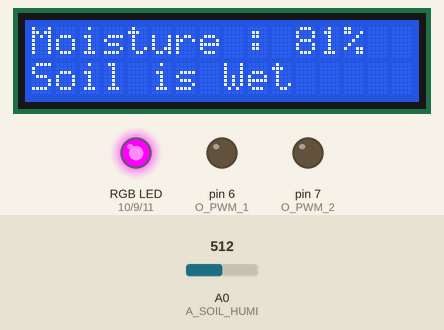
Bench run of a sketch on a simulated Arduino Uno, built with avr-gcc and run on an emulated ATmega328P. On the bench: 16×2 character LCD, an RGB LED mixed from three pins (HIGH = lit), output pins drawn as LEDs (lit = HIGH). The test bench sets the inputs (shaded band); at power-on: A0 (A_SOIL_HUMI) = 512. What the sketch prints to the serial monitor is not drawn.

Above: at 3.2 s.
3.3 s: A0 (A_SOIL_HUMI) set to 872
At 4.9 s:
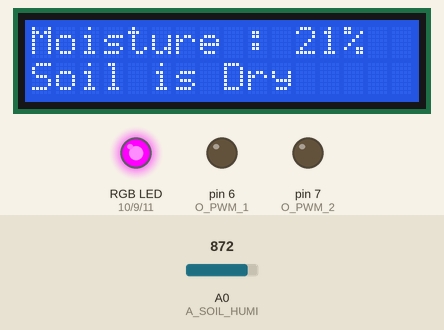
5.6 s: A0 (A_SOIL_HUMI) set to 892
At 7.3 s:
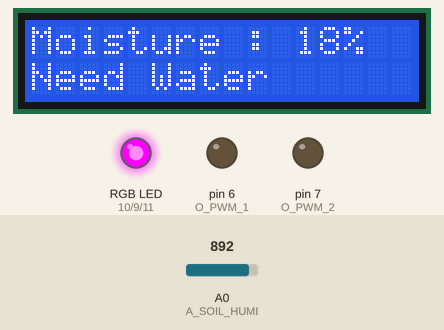
9.7 s: A0 (A_SOIL_HUMI) set to 306
At 13.1 s:
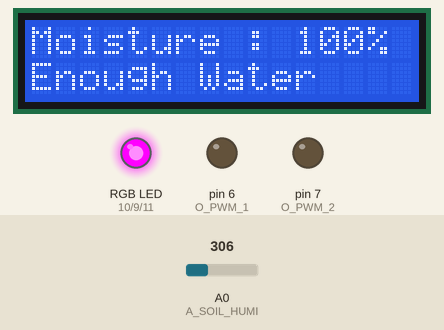
Timing chart, 0 to 14.6 s (numbered marks = the images above; inputs shaded):
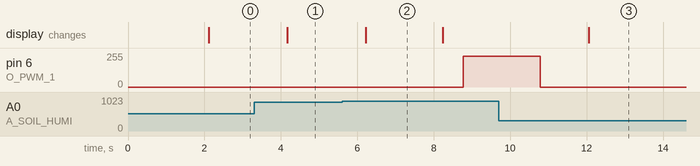

The sketch:

logging.ino
```cpp
#include <LiquidCrystal_I2C.h>

#define A_SOIL_HUMI A0
#define O_RGB_R 10
#define O_RGB_G 9
#define O_RGB_B 11
#define O_PWM_1 6
#define O_PWM_2 7
#define LCD_I2C_ADDR 0x27
#define On_Time 2000

#define PUMP_OFF 0
#define PUMP_START 170
#define PUMP_MAX 230

LiquidCrystal_I2C lcd(LCD_I2C_ADDR, 16, 2);

int soilHumidity;
unsigned long lastLogTime = 0;
const unsigned long LOG_INTERVAL = 30000; // 1분마다 로그 (30초)

void initPin() {
  pinMode(O_RGB_R, OUTPUT);
  pinMode(O_RGB_G, OUTPUT);
  pinMode(O_RGB_B, OUTPUT);
  digitalWrite(O_RGB_R, LOW);
  digitalWrite(O_RGB_G, LOW);
  digitalWrite(O_RGB_B, LOW);
  pinMode(O_PWM_1, OUTPUT);
  pinMode(O_PWM_2, OUTPUT);
  analogWrite(O_PWM_1, 0);
  digitalWrite(O_PWM_2, 0);
}

void introLcd() {
  lcd.print("Planting Kit");
  lcd.setCursor(0, 1);
  lcd.print("Rev4.0");
}

void initLcd() {
  lcd.init();
  lcd.backlight();
  lcd.setCursor(0, 0);
  introLcd();
}

void printLcd() {
  lcd.clear();
  lcd.backlight();
  lcd.setCursor(0, 0);
  lcd.print("Moisture : ");
  lcd.print(soilHumidity);
  lcd.print("%");
  lcd.setCursor(0, 1);
  if (soilHumidity < 20) lcd.print("Need Water");
  else if (soilHumidity < 50) lcd.print("Soil is Dry");
  else if (soilHumidity < 90) lcd.print("Soil is Wet");
  else lcd.print("Enough Water");
}

void calcSoilHumidity() {
  soilHumidity = map(analogRead(A_SOIL_HUMI), 1000, 400, 0, 100);
  if (soilHumidity > 100) soilHumidity = 100;
  else if (soilHumidity < 0) soilHumidity = 0;
}

void writeRGB(bool R, bool G, bool B) {
  digitalWrite(O_RGB_R, R);
  digitalWrite(O_RGB_G, G);
  digitalWrite(O_RGB_B, B);
}

// 데이터 로깅 함수 추가
void logData() {
  unsigned long currentTime = millis();

  // CSV 형식으로 데이터 출력
  Serial.print(currentTime / 1000); // 시간(초)
  Serial.print(",");
  Serial.print(soilHumidity);
  Serial.print(",");
  Serial.print(analogRead(A_SOIL_HUMI)); // 원시 센서값
  Serial.print(",");

  // 상태 출력
  if (soilHumidity < 20) Serial.println("Need Water");
  else if (soilHumidity < 50) Serial.println("Soil is Dry");
  else if (soilHumidity < 90) Serial.println("Soil is Wet");
  else Serial.println("Enough Water");
}

void setup() {
  Serial.begin(9600);
  initPin();
  initLcd();
  delay(2000);
  writeRGB(HIGH, LOW, HIGH);

  // CSV 헤더 출력
  Serial.println("Time(s),Humidity(%),RawValue,Status");
}

void loop() {
  calcSoilHumidity();
  printLcd();

  // 정기적으로 데이터 로깅
  unsigned long currentTime = millis();
  if (currentTime - lastLogTime >= LOG_INTERVAL) {
    logData();
    lastLogTime = currentTime;
  }

  // 펌프 제어 로직
  if (soilHumidity < 20) {
    delay(2000);
    lcd.clear();
    lcd.noBacklight();
    delay(250);

    for (int i = PUMP_START; i < PUMP_MAX; i++) {
      analogWrite(O_PWM_1, i);
      delay(5);
    }
    delay(On_Time);
    analogWrite(O_PWM_1, PUMP_OFF);
    delay(250);

    // 급수 이벤트 로깅
    Serial.print(currentTime / 1000);
    Serial.print(",");
    Serial.print(soilHumidity);
    Serial.print(",");
    Serial.print(analogRead(A_SOIL_HUMI));
    Serial.println(",PUMP_ACTIVATED");
  } else {
    analogWrite(O_PWM_1, PUMP_OFF);
  }

  delay(1000); // 1초 대기
}
```

Measured:
- the behaviour switches between 880 and 881 on A0 (A_SOIL_HUMI) (found by bisection; images 1 and 2)
- after the input at 3.3 s, the display: changes after 0.87 s (image 1)
- after the input at 5.6 s, pin 6 (O_PWM_1): 0/255 → 229/255 after 3.2 s; the display: changes after 0.63 s (image 2)
- after the input at 9.7 s, pin 6 (O_PWM_1): goes on until 10.8 s, then stays 0/255; the display: changes after 2.4 s (image 3)
- what the display in image 2 shows lasts 2.0 s, from 6.2 s to 8.2 s
